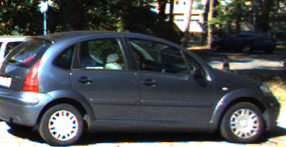
#> input picture 第三次作业-形状检测/source_images/wheel.png, 286 x 147 px, given in place of lanes.png, which was not available; the run also reads 1 picture not shown here
$ python hough.py   (older library calls are emulated)
#> lines starting #> are read from the running program, lines starting #| are printed output that depends on the picture; after the words box and inside, x2 and y2 are one past the last pixel; in counts of white or black regions, pixels touching at a corner belong together; pictures that were not available may be replaced by others from this repository, and a replacement may not be noted
### 第三次作业-形状检测/形状检测作业_贾林轩_1853688/canny.py
# @Author  : 贾林轩 1853688
# @IDE: PyCharm
# @python：3.9.7

import cv2
import numpy as np
import os
import math


def canny(img, high_limit, low_limit, savepath, ifsave_origin_magnitude, ifsave_non_maximum_suppression,
          ifsave_double_threshold_operate):
    # 对图像进行高斯模糊
#> called with high_limit = 70, low_limit = 60, savepath = './results/canny/', ifsave_origin_magnitude = True, ifsave_non_maximum_suppression = True, ifsave_double_threshold_operate = True
    img_after_gaussion = cv2.GaussianBlur(img, (3, 3), 1, 1)
    # 分别进行x, y方向的sobel滤波
    sobelx = cv2.Sobel(img_after_gaussion, cv2.CV_64F, 1, 0, ksize=3)
    sobely = -cv2.Sobel(img_after_gaussion, cv2.CV_64F, 0, 1, ksize=3)
    # 求出幅值
    mag = cv2.magnitude(sobelx, sobely)  # 画出幅值图
    if ifsave_origin_magnitude is True:
        cv2.imwrite(savepath + 'sobel_magnitude.png', mag)
    # 求出梯度方向（角度值）
    sobelx = np.maximum(sobelx, 1e-10)  # 避免分母为零
    tan = sobely / sobelx  # 求出正切值
    angle = np.arctan2(sobely, sobelx)  # 求出梯度方向角
    # 对角度进行离散化
    # 映射到-pi/2 - pi/2
    angle[np.where(angle > np.pi / 2)] = angle[np.where(angle > np.pi / 2)] - np.pi
    angle[np.where(angle <= -np.pi / 2)] = angle[np.where(angle <= -np.pi / 2)] + np.pi
    angle1 = -angle + np.pi / 2
    # 将theta分为四个区间：
    #    索引   角度区间
    #    3   (-pi/2,-pi/4]
    #    2   (-pi/4,0]
    #    1   (0,pi/4]
    #    0   (pi/4,pi/2]
    for i in range(angle1.shape[0]):
        for j in range(angle1.shape[1]):
            angle1[i, j] = math.floor(angle1[i, j] / np.pi * 4)
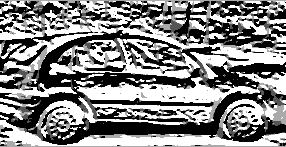
#> angle1: shape (147, 286) float64; min 0, max 3, mean 1.55; drawn with min black and max white
    # 非极大值抑制
    # padding会导致扩充图与原图索引不一致，当在原图中像素索引为（i，j）时，该像素在padding图中的索引为（i+1，j+1）
    #        NW        N        NE
    # NW   (i,j)    (i,j+1)    (i,j+2)    NE
    # N    (i+1,j)  (i+1,j+1)  (i+1,j+2)  E
    # SW   (i+2,j)  (i+2,j+1)  (i+2,j+2)  SE
    #        SW        S        SE
    mag_padding = cv2.copyMakeBorder(mag, 1, 1, 1, 1, cv2.BORDER_REPLICATE)  # padding
    Gp1 = np.zeros(mag.shape)  # 正方向梯度值
    Gp2 = np.zeros(mag.shape)  # 负方向梯度值
    for i in range(mag.shape[0]):
        for j in range(mag.shape[1]):
            if angle1[i, j] == 0:
                Gp1[i, j] = (1 / abs(tan[i, j])) * mag_padding[i, j + 2] + (1 - (1 / abs(tan[i, j]))) * mag_padding[
                    i, j + 1]
                Gp2[i, j] = (1 / abs(tan[i, j])) * mag_padding[i + 2, j] + (1 - (1 / abs(tan[i, j]))) * mag_padding[
                    i + 2, j + 1]
            elif angle1[i, j] == 1:
                Gp1[i, j] = (1 - abs(tan[i, j])) * mag_padding[i + 1, j + 2] + abs(tan[i, j]) * mag_padding[i, j + 2]
                Gp2[i, j] = (1 - abs(tan[i, j])) * mag_padding[i + 1, j] + abs(tan[i, j]) * mag_padding[i + 2, j]
            elif angle1[i, j] == 2:
                Gp1[i, j] = abs(tan[i, j]) * mag_padding[i + 2, j + 2] + (1 - abs(tan[i, j])) * mag_padding[i + 1, j + 2]
                Gp2[i, j] = abs(tan[i, j]) * mag_padding[i, j] + (1 - abs(tan[i, j])) * mag_padding[i +1, j]
            elif angle1[i, j] == 3:
                Gp1[i, j] = (1 - (1 / abs(tan[i, j]))) * mag_padding[i + 2, j + 1] + (1 / abs(tan[i, j])) * mag_padding[
                    i + 2, j + 2]
                Gp2[i, j] = (1 - (1 / abs(tan[i, j]))) * mag_padding[i, j + 1] + (1 / abs(tan[i, j])) * mag_padding[
                    i, j]

            if mag[i, j] < Gp1[i, j] or mag[i, j] < Gp2[i, j]:  # 只有Gp在Gp，Gp1，Gp2中最大时才保留
                mag[i, j] = 0
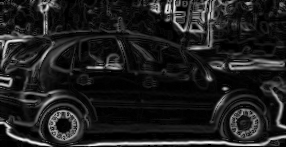
#> Gp2: shape (147, 286) float64; min 0, max 689.2, mean 86.4; drawn with min black and max white
    mag = (mag / mag.max()) * 255  # 归一化
    nms_result = mag
    if ifsave_non_maximum_suppression is True:
        cv2.imwrite(savepath + 'after_non_maximum_suppression.png', mag)
    # 双阈值操作
    mag[np.where(mag < low_limit)] = 0  # 背景
    mag[np.where(mag > high_limit)] = 255  # 强边缘
    # 弱边缘： 8邻域区间，如果8邻域内有像素联通强边缘的像素，则置为强边缘
    nn = np.array(((1., 1., 1.), (1., 0., 1.), (1., 1., 1.)), dtype=np.float32)
    mag_padding = cv2.copyMakeBorder(mag, 1, 1, 1, 1, cv2.BORDER_REPLICATE)  # padding
    for y in range(1, mag_padding.shape[0] - 1):
        for x in range(1, mag_padding.shape[1] - 1):   # 遍历图像
            if mag_padding[y, x] < low_limit or mag_padding[y, x] > high_limit:
                continue   # 如果为强边缘点或背景，则不做任何操作
            if np.max(mag_padding[y - 1:y + 2, x - 1:x + 2] * nn) >= high_limit:   # 如果8邻域中存在强边缘点
                mag[y - 1, x - 1] = 255   # 则置为强边缘点
            else:
                mag[y - 1, x - 1] = 0   # 否则置为背景
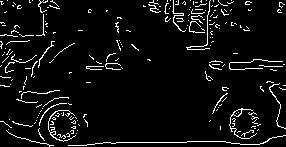
#> mag: shape (147, 286) float64; 5.9% white in thin lines or dots
    cv2.imwrite(savepath + 'binary_result.png', mag)
    result = (mag / 255) * nms_result
    if ifsave_double_threshold_operate is True:
        cv2.imwrite(savepath + 'after_threshold_operate.png', result)
    return mag, angle

# 定义储存路径
path = './results/canny/'
if not os.path.exists(path):  # 创建储存路径
    os.makedirs(path)

# 读入原图并转化为灰度图像
lanes_gray = cv2.imread('./source_images/lanes.png', 0)

# 对车道线图执行canny检测
canny(lanes_gray, 70, 60, path, ifsave_origin_magnitude=True, ifsave_non_maximum_suppression=True, ifsave_double_threshold_operate=True)

### 第三次作业-形状检测/形状检测作业_贾林轩_1853688/hough.py
# @Author  : 贾林轩 1853688
# @IDE: PyCharm
# @python：3.9.7

import cv2
import numpy as np
import os
import canny

# 定义储存路径
path = './/results/hough//'
if not os.path.exists(path):  # 创建储存路径
    os.makedirs(path)

# 读入原图并转化为灰度图像
wheel_gray = cv2.imread('./source_images/wheel.png', 0)

# 对车轮图进行canny检测
result, angle = canny.canny(wheel_gray, 40, 25, path, ifsave_origin_magnitude=False, ifsave_double_threshold_operate=False,
            ifsave_non_maximum_suppression=False)
#> call 2 of canny, with high_limit = 40, low_limit = 25, savepath = './/results/hough//', ifsave_origin_magnitude = False, ifsave_non_maximum_suppression = False, ifsave_double_threshold_operate = False
#> in canny (call 2), `mag[np.where(mag < low_limit)] = 0`: mag: shape (147, 286) float64; min 0, max 255, mean 10.4
#> in canny (call 2), `mag[np.where(mag > high_limit)] = 255`: mag: shape (147, 286) float64; min 0, max 255, mean 24.2
#> after the loop in canny (call 2), `for y in range(1, mag_padding.shape[0] - 1):`:
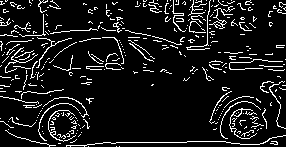
#> mag: shape (147, 286) float64; 9.8% white in thin lines or dots

# 对车轮图中的强边缘点信息进行汇总
m, n = result.shape   # 图片长宽
#> m = 147; n = 286
x = []   # 强边缘点横坐标
y = []   # 强边缘点纵坐标
thetas = []   # 强边缘点梯度方向
for i in range(m):
    for j in range(n):
        if result[i, j] == 255:   # 遍历所有强边缘点
            x.append(j)
            y.append(i)
            thetas.append(angle[i, j])   # 得到强边缘坐标矩阵序列
#> after the loop, thetas = 4137 values, max 1.57 at index 1409, min -1.57 at index 3906, mean -0.142; x = 4137 values, max 285 at index 205, min 0 at index 27, mean 139.4; y = 4137 values from 0 to 146

# 投票找到圆心
# 定义参数空间
pspace = np.zeros([m, n])
# 栅格化横坐标
v = np.linspace(0, n - 1, n)
#> v = 286 values from 0 to 285
for i in range(len(thetas)):   # 遍历所有强边缘点
    vindx = []   #
    vindy = []
    if thetas[i] != np.pi / 2:   # 如果梯度角不等于pi/2
        u = -np.tan(thetas[i]) * (v - x[i]) + y[i]   # 由像素空间到参数空间的直线方程
        u = np.rint(u)   # 取整以适应栅格化的参数空间
        for j in range(len(u)):   # 遍历直线上所有点
            if u[j] >= 0 and u[j] < m:   # 截取在图像大小范围内的部分
                vindy.append(u[j])   # 纵坐标索引
                vindx.append(j)   # 横坐标索引
    else:   # 如果梯度角不等于pi/2，即斜率不存在
        u = np.linspace(0, m - 1, m)   # 参数空间中的直线为一条竖直线
        for j in range(len(u)):   # 遍历线上所有点
            vindy.append(u[j])   # 纵坐标索引
            vindx.append(x[i])   # 横坐标索引
    # 开始投票
    for j in range(len(vindx)):   # 遍历直线上所有点
        pspace[int(vindy[j]),int(vindx[j])] = pspace[int(vindy[j]),int(vindx[j])] + 1   # 进行投票
cv2.imwrite(path + 'parameter_space.PNG', (pspace / pspace.max()) * 255)   # 储存参数空间投票结果

# 寻找圆心坐标
pspace = cv2.blur(pspace, (9, 9))   # 进行均值模糊以减少奇异值对检测的影响
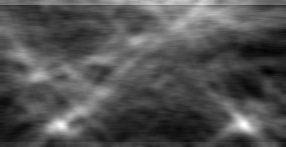
#> pspace: shape (147, 286) float64; min 2.43, max 15.05, mean 6.5; drawn with min black and max white
index1 = np.argmax(pspace)   # 找到投票结果最大值的索引
#> index1 = 35994
u_max1, v_max1 = divmod(index1, pspace.shape[1])   # 投票结果最大值的坐标，即第一个圆的圆心坐标
#> u_max1 = 125; v_max1 = 244
print(u_max1, v_max1)
#| 125 244

pspace[u_max1 - 10:u_max1 + 10, v_max1 - 10:v_max1 + 10] = 0   # 将第一个圆心周围一片区域置零，起到屏蔽效果
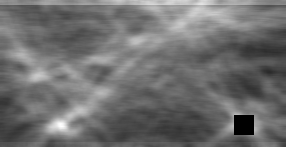
#> pspace: shape (147, 286) float64; 0.95% of pixels changed, all inside (x1, y1, x2, y2) = (234, 115, 254, 135); drawn with min black and max white

index2 = np.argmax(pspace)   # 找到当前最大值所在的索引（实际是原结果中的第二大）
#> index2 = 36097
u_max2, v_max2 = divmod(index2, pspace.shape[1])   # 第二个圆的圆心坐标
#> u_max2 = 126; v_max2 = 61
print(u_max2, v_max2)
#| 126 61

# 投票寻找半径
# 寻找第一个圆的半径
rs = []
for i in range(len(y)):   # 遍历所有强边界点
    d = np.sqrt((y[i] - u_max1) ** 2 + (x[i] - v_max1) ** 2)   # 求出到圆心的距离
    d = np.rint(d)   # 取整
    rs.append(int(d))
#> this loop made 4137 passes
#> d on passes 1 to 3: 270, 268, 249
#> after the loop, rs = 4137 values, max 274 at index 27, min 2 at index 3570, mean 138.2
rs = np.array(rs)

rspace = np.zeros([1, rs.max()])   # 定义参数空间
for i in range(len(rs)):   # 遍历所有强边界点
    rspace[0, rs[i]-1] = rspace[0, rs[i]-1] + 1   # 根据半径进行投票

r1 = np.argmax(rspace)   # 投票最大值即为所求的半径
#> r1 = 22

# 寻找第二个圆的半径
rs = []
for i in range(len(y)):   # 遍历所有强边界点
    d = np.sqrt((y[i] - u_max2) ** 2 + (x[i] - v_max2) ** 2)   # 求出到圆心的距离
    d = np.rint(d)   # 取整
    rs.append(int(d))
#> this loop made 4137 passes
#> d on passes 1 to 3: 138, 137, 130
#> after the loop, rs = 4137 values, max 255 at index 205, min 7 at index 3590, mean 124.4
rs = np.array(rs)

rspace = np.zeros([1, rs.max()])   # 定义参数空间
for i in range(len(rs)):   # 遍历所有强边界点
    rspace[0, rs[i]-1] = rspace[0, rs[i]-1] + 1   # 根据半径进行投票

r2 = np.argmax(rspace)   # 投票最大值即为所求的半径
#> r2 = 21

# 结果可视化
wheel = cv2.imread('./source_images/wheel.png')   # 读入彩色图像
#> wheel is the input picture: shape (147, 286, 3); mean B, G, R 79.8, 78.5, 74.5
# 在图像上画圆（参数分别为：画板图像，圆心坐标，半径，线色）
cv2.circle(wheel, [v_max1, u_max1], r1, (0, 0, 255))
#> wheel: shape (147, 286, 3); 0.29% of pixels changed, all inside (x1, y1, x2, y2) = (222, 103, 267, 147)
cv2.circle(wheel, [v_max2, u_max2], r2, (0, 0, 255))
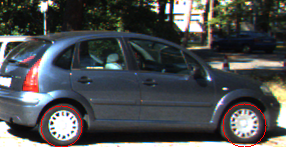
#> wheel: shape (147, 286, 3); mean B, G, R 79.3, 78.1, 75.5
cv2.imwrite(path + 'with_circles.png', wheel)
